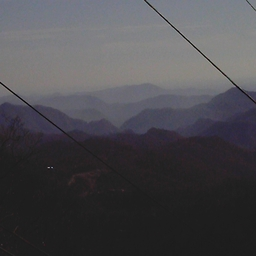
#> input picture images/gsun_0134cebfe0736d032f6d85cd1a9f6e93.jpg, 256 x 256 px, given in place of gsun_0dfb573bdb7f650160561747a2de2add.jpg, which was not available
$ python color_visualization.py
#> lines starting #> are read from the running program, lines starting #| are printed output that depends on the picture; after the words box and inside, x2 and y2 are one past the last pixel; in counts of white or black regions, pixels touching at a corner belong together; pictures that were not available may be replaced by others from this repository, and a replacement may not be noted
#> in visualize_dominant_colors, image is the input picture: shape (256, 256, 3); mean B, G, R 77.4, 73.2, 74.3
### preprocess/color_extraction.py
import cv2
import numpy as np
import matplotlib.pyplot as plt


'''Mô hình cảnh quan núi: Hầu hết ảnh núi có khoảng 5 thành phần màu chính:
        Bầu trời (xanh/xám/trắng)
        Đỉnh núi (nâu/xám/tuyết)
        Thực vật (xanh lá/vàng)
        Mặt nước (nếu có) hoặc đất đá
        Bóng râm/vùng tối'''
def elbow_optimal_k(image, max_k=5):

    '''LAB được thiết kế để gần với cách con người nhận thức màu sắc
    L = độ sáng, a = kênh màu xanh lá-đỏ, b = kênh màu xanh dương-vàng'''
#> called with max_k = 5
    lab_image = cv2.cvtColor(image, cv2.COLOR_BGR2LAB)
#> lab_image: shape (224, 224, 3); mean of channels 0, 1, 2 77.4, 129.4, 125.7

    '''Biến đổi ảnh 2D thành ma trận, mỗi hàng là một pixel với 3 giá trị (L,a,b)'''
    pixels = lab_image.reshape(-1, 3).astype(np.float32)

    '''Lấy mẫu tối đa 20k pixel và không trùng lặp'''
    if pixels.shape[0] > 20000:
        indices = np.random.choice(pixels.shape[0], 20000, replace=False)
        pixels = pixels[indices]

    '''Định nghĩa tiêu chí dừng cho thuật toán K-means,  Với ảnh núi có nhiều gradient màu và chi tiết, cần một điểm cân bằng giữa phân cụm chi tiết và tốc độ xử lý'''
    '''cv2.TERM_CRITERIA_EPS + cv2.TERM_CRITERIA_MAX_ITER kết hợp hai điều kiện dừng qua phép toán bitwise OR'''
    criteria = (cv2.TERM_CRITERIA_EPS + cv2.TERM_CRITERIA_MAX_ITER, 100, 0.2)

    inertias = []
    for k in range(1, max_k + 1):
        _, labels, centers = cv2.kmeans(pixels, k, None, criteria, 10, cv2.KMEANS_PP_CENTERS)

        # Tính inertia nhanh hơn với vectorization
        cluster_distances = np.zeros(len(pixels))
        for j in range(k):
            mask = (labels.flatten() == j)
            if np.any(mask):
                cluster_distances[mask] = np.sum((pixels[mask] - centers[j]) ** 2, axis=1)

        inertias.append(np.sum(cluster_distances))
#> this loop made 5 passes
#> centers on passes 1 to 2: [[77.34, 129.4, 125.7]], [[37.94, 129.9, 125.6], [131.2, 128.8, 125.9]]
#> after the loop, inertias = [46735357.4, 4292983.3, 1688627.1, 970539, 676547.4]

    # Chuẩn hóa inertias
    inertias = np.array(inertias)
    normalized_inertias = inertias / inertias[0]
#> normalized_inertias = [1, 0.0919, 0.0361, 0.0208, 0.0145]

    # Tìm "knee point" - điểm có sự thay đổi lớn nhất trong gradient
    gradients = np.diff(normalized_inertias)
#> gradients = [-0.908, -0.0557, -0.0154, -0.00629]
    acceleration = np.diff(gradients)
#> acceleration = [0.852, 0.0404, 0.00907]

    # Tìm điểm có gia tốc âm lớn nhất (thay đổi lớn nhất trong gradient)
    elbow_point = np.argmax(-acceleration) + 2  # +2 vì diff hai lần và index bắt đầu từ 1
#> elbow_point = 4

    # Giới hạn k trong khoảng hợp lý
    k_optimal = max(2, min(elbow_point, max_k))
#> k_optimal = 4

    # Áp dụng heuristic cho ảnh núi:
    # - Ảnh núi thường có ít nhất 3-4 màu chính
    k_optimal = max(3, k_optimal)

    return k_optimal


# [44 lines left out: function extract_dominant_colors, not called in this run]


"""Trích xuất histogram màu theo vùng"""
# [59 lines left out: function extract_color_regions, not called in this run]


def extract_seasonal_features(image):
    """Trích xuất đặc trưng phản ánh mùa"""
    hsv = cv2.cvtColor(image, cv2.COLOR_BGR2HSV)
    h, s, v = cv2.split(hsv)

    # Định nghĩa dải màu theo mùa
    # Mùa hè: xanh lá (H: ~60-120)
    # Mùa thu: vàng/cam/đỏ (H: ~0-60) với độ bão hòa cao
    # Mùa đông: trắng (S thấp, V cao) hoặc xanh biển (H: ~120-180)
    # Mùa xuân: xanh lá non (H: ~60-100) với độ bão hòa cao

    '''
    Thành phần Hue (h): Giá trị 60-120 trong không gian HSV tương ứng với dải màu xanh lá cây. Trong OpenCV, Hue nằm trong khoảng 0-180, với:
    60: xanh lá non
    90: xanh lá đậm
    120: xanh lá pha xanh dương
    Thành phần Saturation (s): Yêu cầu độ bão hòa từ 50 trở lên đảm bảo rằng chỉ các màu xanh lá có độ sống động đủ cao mới được tính, loại bỏ các màu xám nhạt.
    '''
    summer_mask = ((h >= 60) & (h <= 120) & (s >= 50))

    '''
    Thành phần Hue (h):
    (h <= 30) | (h >= 330): Dải màu đỏ-cam-vàng, đặc trưng của lá mùa thu
    Trong OpenCV (thang 0-180): ≤ 30 bao gồm đỏ, cam và vàng; ≥ 330 không tồn tại vì Hue chỉ từ 0-180, đây có thể là lỗi logic
    Thành phần Saturation (s): Bão hòa cao, đảm bảo chỉ chọn các màu sống động, rực rỡ đặc trưng của lá mùa thu
    Ý nghĩa: Xác định tỷ lệ các điểm ảnh có màu đỏ/cam/vàng sống động, đặc trưng cho cảnh núi vào mùa thu khi lá cây chuyển màu
    '''
    # autumn_mask = ((h <= 30) | (h >= 330)) & (s >= 100)
    autumn_mask = (h <= 30) & (s >= 100)

    '''

    (s <= 50) & (v >= 150): Các màu trắng/xám nhạt, chọn các pixel có độ bão hòa thấp (gần với màu xám/trắng) và độ sáng cao
    Đại diện cho tuyết, mây, sương giá đặc trưng trong ảnh núi mùa đông
    (h >= 120) & (h <= 180): Các màu lạnh gồm dải màu từ xanh lục-xanh dương đến tím nhạt
    Đại diện cho bóng tối lạnh và bầu trời mùa đông
    '''
    winter_mask = ((s <= 50) & (v >= 150)) | ((h >= 120) & (h <= 180))

    '''
    Thành phần Hue (h):
    (h >= 60) & (h <= 100): xanh vàng đến xanh lá cây non, lá non mùa xuân, khác với xanh đậm của mùa hè
    (s >= 100): Yêu cầu độ bão hòa cao, đảm bảo màu tươi sáng
    (v >= 100): Yêu cầu độ sáng vừa phải trở lên, loại bỏ các màu xanh tối
    '''
    spring_mask = ((h >= 60) & (h <= 100) & (s >= 100) & (v >= 100))

    # Tính tỷ lệ pixel thuộc về mỗi mùa
    summer_ratio = np.sum(summer_mask) / (h.shape[0] * h.shape[1] + 1e-10)
    autumn_ratio = np.sum(autumn_mask) / (h.shape[0] * h.shape[1] + 1e-10)
    winter_ratio = np.sum(winter_mask) / (h.shape[0] * h.shape[1] + 1e-10)
    spring_ratio = np.sum(spring_mask) / (h.shape[0] * h.shape[1] + 1e-10)

    return np.array([summer_ratio, autumn_ratio, winter_ratio, spring_ratio])


# [71 lines left out: functions extract_color_contrast, extract_weighted_diversity, improved_color_features, not called in this run]

### visualization/color_visualization.py
import cv2
import numpy as np
import os
import matplotlib.pyplot as plt
from mpl_toolkits.axes_grid1 import make_axes_locatable

import preprocess.color_extraction as ce


# [77 lines left out: function visualize_weighted_diversity, not called in this run]


def visualize_dominant_colors(image_path):
    # Đọc ảnh
    image = cv2.imread(image_path)
    image = cv2.resize(image, (224, 224))

    # Xác định số lượng màu tối ưu
    k = ce.elbow_optimal_k(image)
#> k = 4

    # Chuyển sang không gian màu Lab
    lab_image = cv2.cvtColor(image, cv2.COLOR_BGR2LAB)
    pixels = lab_image.reshape(-1, 3).astype(np.float32)

    # K-Means clustering
    criteria = (cv2.TERM_CRITERIA_EPS + cv2.TERM_CRITERIA_MAX_ITER, 100, 0.2)
    _, labels, centers = cv2.kmeans(pixels, k, None, criteria, 10, cv2.KMEANS_PP_CENTERS)
#> centers = [[32.24, 129.2, 127], [136.7, 128.5, 126.6], [106.9, 130.3, 122.6], [68.59, 133.4, 118.2]]

    # Tính số lượng pixel cho mỗi cụm
    counts = np.bincount(labels.flatten(), minlength=k)
#> counts = [24301, 17433, 3653, 4789]

    # Sắp xếp các cụm theo số lượng pixel giảm dần
    sorted_indices = np.argsort(counts)[::-1]
#> sorted_indices = [0, 1, 3, 2]
    sorted_counts = counts[sorted_indices]
#> sorted_counts = [24301, 17433, 4789, 3653]
    percentages = sorted_counts / np.sum(counts) * 100
#> percentages = [48.43, 34.74, 9.54, 7.28]

    # Chuẩn bị hình ảnh kết quả
    fig, (ax1, ax2) = plt.subplots(1, 2, figsize=(12, 6))

    # Hiển thị ảnh gốc
    ax1.imshow(cv2.cvtColor(image, cv2.COLOR_BGR2RGB))
    ax1.set_title('Ảnh gốc')
    ax1.axis('off')

    # Tạo bảng màu
    height = 50
    width = int(image.shape[1] * 0.8)
#> width = 179
    color_chart = np.zeros((height * k, width, 3), dtype=np.uint8)
#> color_chart: shape (200, 179, 3); every value is 0

    for i, idx in enumerate(sorted_indices):
        # Chuyển từ Lab sang BGR
        bgr_color = cv2.cvtColor(np.uint8([[centers[idx]]]), cv2.COLOR_LAB2BGR)[0][0]
        # Vẽ màu và phần trăm
        color_chart[i * height:(i + 1) * height, :] = bgr_color
        ax2.text(width + 10, i * height + height // 2, f"{percentages[i]:.1f}%",
                 va='center', ha='left', fontsize=10)
#> this loop made 4 passes
#> (idx, bgr_color) on passes 1 to 4: (0, [35, 32, 33]), (1, [131, 127, 126]), (3, [78, 61, 63]), (2, [108, 97, 97])
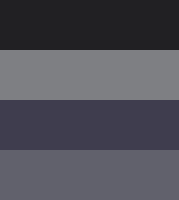
#> color_chart: shape (200, 179, 3); mean of channels 0, 1, 2 88, 79.2, 79.8; drawn as B, G, R

    # Hiển thị bảng màu
    ax2.imshow(cv2.cvtColor(color_chart, cv2.COLOR_BGR2RGB))
    ax2.set_title(f'Màu chủ đạo (k={k})')
    ax2.axis('off')

    plt.tight_layout()
    plt.show()


def visualize_seasonal_features(image_path):
    image = cv2.imread(image_path)
    image = cv2.resize(image, (224, 224))

    # Trích xuất đặc trưng mùa
    seasonal = ce.extract_seasonal_features(image)
#> in extract_seasonal_features, `hsv = cv2.cvtColor(image, cv2.COLOR_BGR2HSV)`: hsv: shape (224, 224, 3); mean H, S, V 79.4, 18.6, 78.2
#> in extract_seasonal_features, `h, s, v = cv2.split(hsv)`:
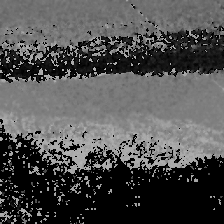
#> h: shape (224, 224); min 0, max 178, mean 79.4
#> in extract_seasonal_features, `h, s, v = cv2.split(hsv)`:
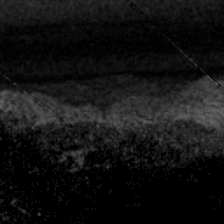
#> s: shape (224, 224); min 0, max 112, mean 18.6
#> in extract_seasonal_features, `summer_mask = ((h >= 60) & (h <= 120) & (s >= 50))`:
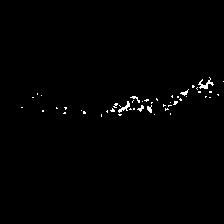
#> summer_mask: shape (224, 224) bool; 0.8% white in thin lines or dots, all inside (x1, y1, x2, y2) = (21, 77, 224, 117)
#> in extract_seasonal_features, `autumn_mask = (h <= 30) & (s >= 100)`: autumn_mask: shape (224, 224) bool; every value is 0
#> in extract_seasonal_features, `winter_mask = ((s <= 50) & (v >= 150)) | ((h >= 120) & (h <= 180))`:
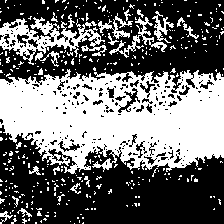
#> winter_mask: shape (224, 224) bool; 43% white; 354 white regions (331 under 20 px), largest, box (x1, y1, x2, y2) and area: (0, 69, 224, 174) 16542, (0, 17, 107, 65) 1931, (109, 17, 167, 58) 455
#> in extract_seasonal_features, `summer_ratio = np.sum(summer_mask) / (h.shape[0] * h.shape[1] + 1e-10)`: summer_ratio = 0.00799
#> in extract_seasonal_features, `autumn_ratio = np.sum(autumn_mask) / (h.shape[0] * h.shape[1] + 1e-10)`: autumn_ratio = 0
#> in extract_seasonal_features, `winter_ratio = np.sum(winter_mask) / (h.shape[0] * h.shape[1] + 1e-10)`: winter_ratio = 0.43
#> in extract_seasonal_features, `spring_ratio = np.sum(spring_mask) / (h.shape[0] * h.shape[1] + 1e-10)`: spring_ratio = 0
#> seasonal = [0.00799, 0, 0.43, 0]

    # Hiển thị ảnh và biểu đồ
    fig, (ax1, ax2) = plt.subplots(1, 2, figsize=(12, 5))

    # Ảnh gốc
    ax1.imshow(cv2.cvtColor(image, cv2.COLOR_BGR2RGB))
    ax1.set_title('Ảnh gốc')
    ax1.axis('off')

    # Biểu đồ cột phân bố mùa
    seasons = ['Hè', 'Thu', 'Đông', 'Xuân']
    colors = ['#4CAF50', '#FF9800', '#2196F3', '#8BC34A']

    ax2.bar(seasons, seasonal, color=colors)
    ax2.set_ylim(0, max(seasonal) * 1.2)  # Tạo khoảng trống trên cùng
    ax2.set_title('Phân bố đặc trưng mùa')

    # Thêm giá trị phần trăm
    for i, v in enumerate(seasonal):
        ax2.text(i, v + 0.01, f"{v * 100:.1f}%", ha='center')
#> this loop made 4 passes
#> v on passes 1 to 4: 0.00799, 0, 0.43, 0

    plt.tight_layout()
    plt.show()
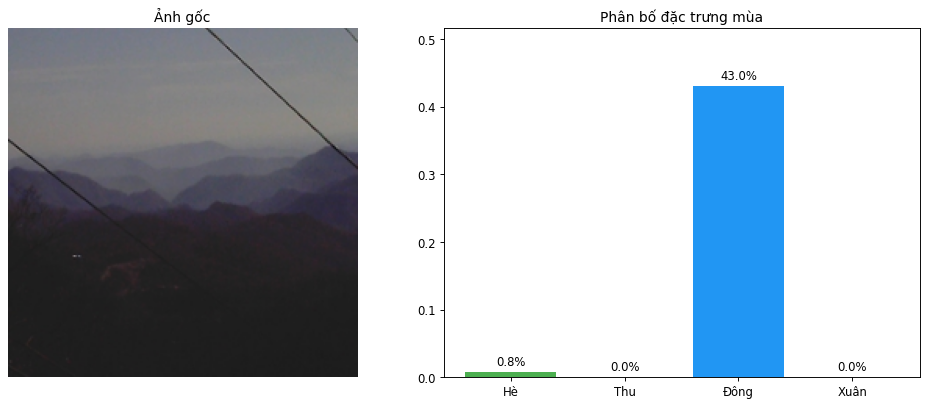
#> figure drawn by matplotlib, 2 panels; panel 2: tallest bar 0.43 high, from x = 1.6 to 2.4

    return seasonal


def visualize_image_regions(image_path):
    # Đọc và chuẩn bị ảnh
    image = cv2.imread(image_path)
    image = cv2.resize(image, (224, 224))
    height, width = image.shape[:2]
#> height = 224; width = 224

    # Số vùng phân tích
    regions = 5
    region_height = height // regions
#> region_height = 44

    # Chuyển sang không gian màu HSV
    hsv_image = cv2.cvtColor(image, cv2.COLOR_BGR2HSV)

    # Tạo layout 2 hàng x 5 cột: hàng trên cho vùng, hàng dưới cho histogram
    fig, axes = plt.subplots(2, regions, figsize=(15, 6))

    for i in range(regions):
        # Xác định vùng
        y_start = i * region_height
        y_end = (i + 1) * region_height if i < regions - 1 else height
        region = hsv_image[y_start:y_end, :]

        # Tính histogram 2D (Hue x Saturation)
        hist = cv2.calcHist([region], [0, 1], None, [8, 8], [0, 180, 0, 256])
        hist = cv2.normalize(hist, None, 0, 255, cv2.NORM_MINMAX)

        # Hiển thị vùng ảnh (hàng 0)
        region_bgr = cv2.cvtColor(region, cv2.COLOR_HSV2BGR)
        axes[0, i].imshow(cv2.cvtColor(region_bgr, cv2.COLOR_BGR2RGB))
        axes[0, i].set_title(f'Vùng {i + 1}', fontweight='bold')
        axes[0, i].axis('off')

        # Hiển thị histogram 2D (hàng 1)
        im = axes[1, i].imshow(hist, interpolation='nearest', cmap='viridis')
        axes[1, i].set_title(f'Histogram {i + 1}')

        # Điều chỉnh kích thước nhãn
        axes[1, i].tick_params(axis='both', labelsize=8)

        # Thêm colorbar nhỏ gọn cho mỗi histogram
        divider = make_axes_locatable(axes[1, i])
        cax = divider.append_axes("right", size="5%", pad=0.05)
        plt.colorbar(im, cax=cax)
#> region: shape (48, 224, 3); mean H, S, V 12, 1.7, 30.2

    # Điều chỉnh layout
    plt.tight_layout()
    plt.suptitle('Phân tích phân bố màu sắc theo vùng',
                 fontsize=14, fontweight='bold', y=0.98)
    plt.subplots_adjust(top=0.9, wspace=0.3)
    plt.show()
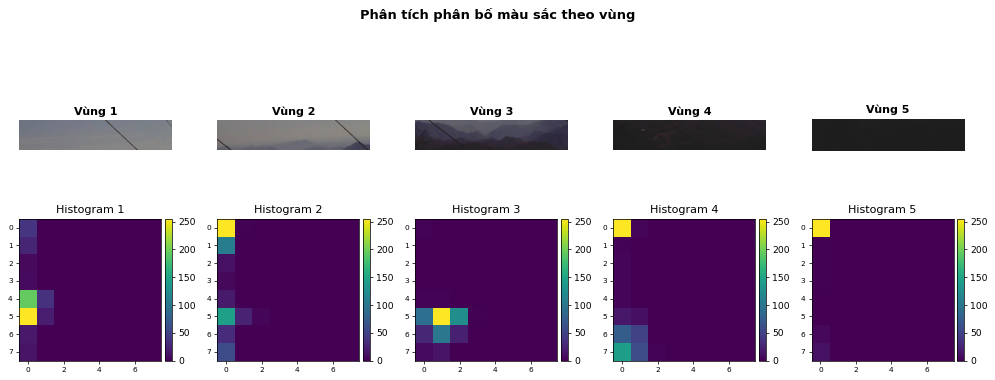
#> figure drawn by matplotlib, 15 panels


if __name__ == "__main__":
    image_path = "E:\OnSchool\Moutain_Search\images\gsun_0dfb573bdb7f650160561747a2de2add.jpg"
    # image = cv2.imread(image_path)
    # image = cv2.resize(image, (224, 224))

    visualize_dominant_colors(image_path)
    visualize_seasonal_features(image_path)
    visualize_image_regions(image_path)

$ run again, on images/gsun_04464db995e8a5923104427016b3d0df.jpg
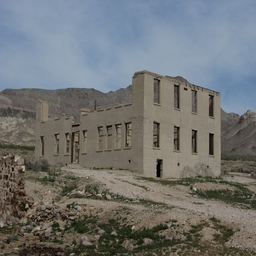
#> input picture images/gsun_04464db995e8a5923104427016b3d0df.jpg, 256 x 256 px, given in place of gsun_0dfb573bdb7f650160561747a2de2add.jpg, which was not available
#> in visualize_dominant_colors, image is the input picture: shape (256, 256, 3); mean B, G, R 115.2, 115.3, 112.8
#> image: shape (224, 224, 3)
#> lab_image: shape (224, 224, 3); mean of channels 0, 1, 2 122.5, 127.6, 128.3
#> the loop in elbow_optimal_k, `for k in range(1, max_k + 1):` made 5 passes
#> centers on passes 1 to 2: [[122.3, 127.6, 128.4]], [[88.55, 128.1, 136.3], [150.8, 127.3, 121.7]]
#> after the loop in elbow_optimal_k, `for k in range(1, max_k + 1):`: inertias = [29339070.4, 9026080.4, 4197626.2, 2461971.7, 1615973.7]
#> normalized_inertias = [1, 0.308, 0.143, 0.0839, 0.0551]
#> gradients = [-0.692, -0.165, -0.0592, -0.0288]
#> acceleration = [0.528, 0.105, 0.0303]
#> elbow_point = 4
#> in visualize_dominant_colors, `_, labels, centers = cv2.kmeans(pixels, k, None, criteria, 10, cv2.KME..`: centers = [[57.82, 126.7, 137.5], [137.8, 129.1, 136.2], [103.2, 128.7, 135.6], [158, 126.2, 113.5]]
#> counts = [7446, 10180, 15124, 17426]
#> sorted_indices = [3, 2, 1, 0]
#> sorted_counts = [17426, 15124, 10180, 7446]
#> percentages = [34.73, 30.14, 20.29, 14.84]
#> the loop in visualize_dominant_colors, `for i, idx in enumerate(sorted_indices):` made 4 passes
#> (idx, bgr_color) on passes 1 to 4: (3, [176, 152, 131]), (2, [84, 95, 100]), (1, [115, 127, 136]), (0, [40, 54, 56])
#> hsv: shape (224, 224, 3); mean H, S, V 50.2, 57, 127.9
#> in extract_seasonal_features, `summer_mask = ((h >= 60) & (h <= 120) & (s >= 50))`:
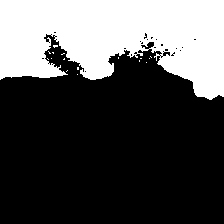
#> summer_mask: shape (224, 224) bool; 31.7% white; 17 white regions (16 under 20 px), largest, box (x1, y1, x2, y2) and area: (0, 0, 224, 100) 15849
#> autumn_mask: shape (224, 224) bool; 2.4% white in thin lines or dots, all inside (x1, y1, x2, y2) = (0, 69, 223, 224)
#> winter_mask: shape (224, 224) bool; 6.2% white; 138 white regions (130 under 20 px), largest, box (x1, y1, x2, y2) and area: (107, 31, 183, 78) 1212, (39, 34, 95, 81) 893, (63, 148, 124, 173) 382
#> spring_mask: shape (224, 224) bool; every value is 0
#> summer_ratio = 0.317
#> autumn_ratio = 0.0238
#> winter_ratio = 0.0616
#> spring_ratio = 0
#> seasonal = [0.317, 0.0238, 0.0616, 0]
#> the loop in visualize_seasonal_features, `for i, v in enumerate(seasonal):` made 4 passes
#> v on passes 1 to 4: 0.317, 0.0238, 0.0616, 0
#> after the loop in visualize_image_regions, `for i in range(regions):`:
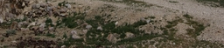
#> region_bgr: shape (48, 224, 3); mean B, G, R 67.7, 82.3, 89.8

$ run again, on images/gsun_04520defd07c52a8b8fbd27be46858c3.jpg
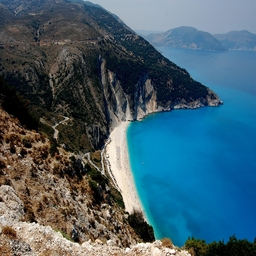
#> input picture images/gsun_04520defd07c52a8b8fbd27be46858c3.jpg, 256 x 256 px, given in place of gsun_0dfb573bdb7f650160561747a2de2add.jpg, which was not available
#> in visualize_dominant_colors, image is the input picture: shape (256, 256, 3); mean B, G, R 109, 95.2, 66.4
#> image: shape (224, 224, 3)
#> lab_image: shape (224, 224, 3); mean of channels 0, 1, 2 99.1, 127, 118.8
#> the loop in elbow_optimal_k, `for k in range(1, max_k + 1):` made 5 passes
#> centers on passes 1 to 2: [[99.28, 127, 118.9]], [[136.9, 125.9, 112.4], [44.57, 128.7, 128.5]]
#> after the loop in elbow_optimal_k, `for k in range(1, max_k + 1):`: inertias = [69868101, 27460692.2, 15456388.2, 10130786.7, 7545205.2]
#> normalized_inertias = [1, 0.393, 0.221, 0.145, 0.108]
#> gradients = [-0.607, -0.172, -0.0762, -0.037]
#> acceleration = [0.435, 0.0956, 0.0392]
#> elbow_point = 4
#> in visualize_dominant_colors, `_, labels, centers = cv2.kmeans(pixels, k, None, criteria, 10, cv2.KME..`: centers = [[25.11, 128, 126.8], [118.8, 123, 94.76], [86.36, 130.4, 133.9], [178, 128.3, 130.5]]
#> counts = [12349, 16325, 12041, 9461]
#> sorted_indices = [1, 0, 2, 3]
#> sorted_counts = [16325, 12349, 12041, 9461]
#> percentages = [32.54, 24.61, 24, 18.86]
#> the loop in visualize_dominant_colors, `for i, idx in enumerate(sorted_indices):` made 4 passes
#> (idx, bgr_color) on passes 1 to 4: (1, [166, 115, 40]), (0, [30, 27, 26]), (2, [71, 78, 86]), (3, [166, 169, 171])
#> hsv: shape (224, 224, 3); mean H, S, V 69, 130.5, 120.1
#> in extract_seasonal_features, `summer_mask = ((h >= 60) & (h <= 120) & (s >= 50))`:
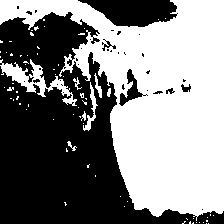
#> summer_mask: shape (224, 224) bool; 51.7% white; 35 black regions (29 under 20 px), largest, box (x1, y1, x2, y2) and area: (0, 12, 224, 224) 21802, (78, 0, 178, 27) 1841, (119, 69, 148, 106) 323, (102, 39, 116, 51) 54, (181, 84, 191, 92) 49, (166, 88, 175, 94) 31
#> autumn_mask: shape (224, 224) bool; 12.2% white; 134 white regions (115 under 20 px), largest, box (x1, y1, x2, y2) and area: (0, 86, 90, 214) 4212, (81, 176, 135, 213) 503, (159, 213, 181, 224) 150
#> winter_mask: shape (224, 224) bool; 10.9% white; 204 white regions (183 under 20 px), largest, box (x1, y1, x2, y2) and area: (78, 0, 180, 27) 1883, (88, 92, 129, 194) 1362, (0, 177, 94, 224) 813
#> spring_mask: shape (224, 224) bool; 14.4% white; 27 white regions (25 under 20 px), largest, box (x1, y1, x2, y2) and area: (111, 73, 224, 216) 7092, (152, 96, 161, 99) 22
#> summer_ratio = 0.517
#> autumn_ratio = 0.122
#> winter_ratio = 0.109
#> spring_ratio = 0.144
#> seasonal = [0.517, 0.122, 0.109, 0.144]
#> the loop in visualize_seasonal_features, `for i, v in enumerate(seasonal):` made 4 passes
#> v on passes 1 to 4: 0.517, 0.122, 0.109, 0.144
#> after the loop in visualize_image_regions, `for i in range(regions):`:
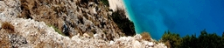
#> region_bgr: shape (48, 224, 3); mean B, G, R 110.9, 107.8, 88.3
